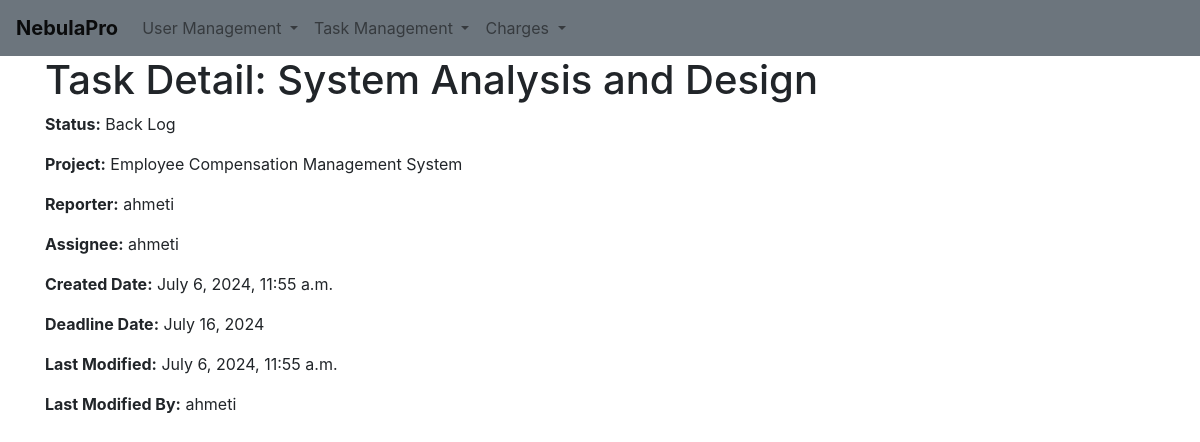
Page /task/41/ on the committed database.
### task_management/models.py (models this page shows, shortened)
class Task(models.Model):
    title = models.CharField(max_length=225)
    project = models.ForeignKey(Project, null = True, on_delete=models.CASCADE)
    status = models.CharField(max_length=225, choices=TASK_STATUS_CHOICES, default = 'back_log')
    reporter = models.ForeignKey(User, related_name='reported_tasks', null = True, on_delete=models.SET_NULL)
    assignee = models.ForeignKey(User, related_name='assigned_tasks', null = True, on_delete=models.SET_NULL)
    created_date = models.DateTimeField(auto_now_add=True)
    deadline_date = models.DateField()
    last_modified_date = models.DateTimeField()
    last_modified_by = models.ForeignKey(User, related_name='modified_tasks', null = True, on_delete=models.SET_NULL)

class Project(models.Model):
    title = models.CharField(max_length=225)
    active = models.BooleanField(default= False)
    client = models.ForeignKey(Client, null = False, on_delete=models.CASCADE)
    status = models.CharField(max_length=225, choices=PROJECT_STATUS_CHOICES, default = 'draft')
    created_date = models.DateTimeField(auto_now_add=True)
    start_date = models.DateField()
    end_date = models.DateField()
    total_costs = models.DecimalField(max_digits=10, decimal_places=2)
    def __str__(self):
        return self.title

### user_management/models.py (models this page shows)
class User(AbstractUser):
    role = models.ForeignKey(Role, null = True, on_delete=models.SET_NULL)
    created_date = models.DateTimeField(auto_now_add=True)
    def __str__(self):
        return self.username

### task_management/views.py (the view)
# urls.py: path('task/<int:pk>/', TaskDetailView.as_view(), name='task_detail'),
class TaskDetailView(DetailView):
    model = Task
    template_name = 'clients/task_detail.html'
    context_object_name = 'task'

### task_management/templates/clients/task_detail.html (shortened to what this page needs)
{% extends 'base.html' %}
{% load static %}
{% block content %}
    <div class="container">
        <h1>Task Detail: {{ task.title }}</h1>
        <p><strong>Status:</strong> {{ task.get_status_display }}</p>
        <p><strong>Project:</strong> {{ task.project }}</p>
        <p><strong>Reporter:</strong> {{ task.reporter }}</p>
        <p><strong>Assignee:</strong> {{ task.assignee }}</p>
        <p><strong>Created Date:</strong> {{ task.created_date }}</p>
        <p><strong>Deadline Date:</strong> {{ task.deadline_date }}</p>
        <p><strong>Last Modified:</strong> {{ task.last_modified_date }}</p>
        <p><strong>Last Modified By:</strong> {{ task.last_modified_by }}</p>
    </div>
{% endblock %}

### rows in the picture
Task: title "System Analysis and Design", status "Back Log", project "Employee Compensation Management System", reporter "ahmeti", assignee "ahmeti", created_date "July 6, 2024, 11:55 a.m.", deadline_date "July 16, 2024", last_modified_date "July 6, 2024, 11:55 a.m.", last_modified_by "ahmeti"
